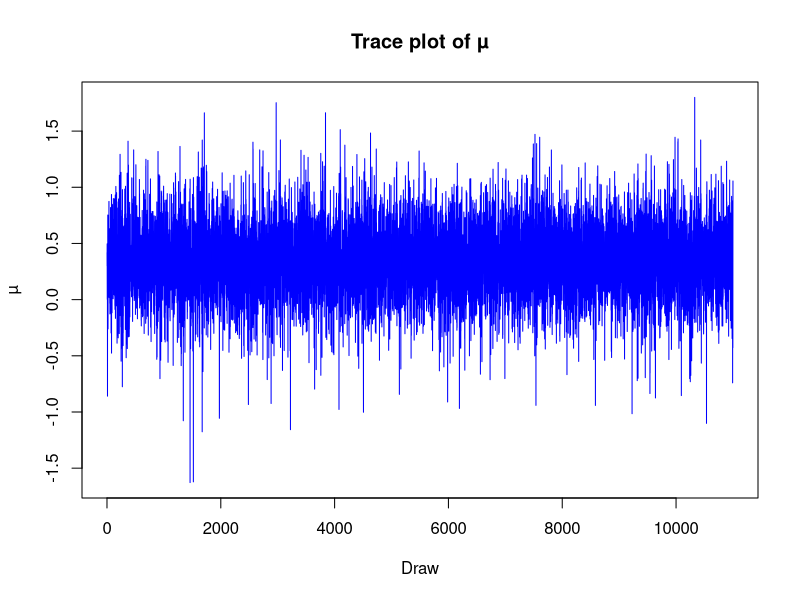

The R source for this figure:
## ---- chunk 1
sampleData <- c(1.6088,-1.4579,0.4502,1.0701,-0.3803,1.1201,0.4199,0.3998,-0.1904,0.3932)
numberOfSimulations <- 11000
numberOfBurnIn <- 1000
initial_mu <- mean(sampleData)
numberOfSample <- length(sampleData)

h_list <- numeric(numberOfSimulations)
mu_list <- numeric(numberOfSimulations)

# Gibbs sampling
for (i in 1:numberOfSimulations) {
  a <- numberOfSample / 2
  
  if (i-1 == 0){
    b <- 1 / (1/2 * sum(sapply(1:numberOfSample, 
                               function(j) (sampleData[j] - initial_mu)^2)))
  } else {
    b <- 1 / (1/2 * sum(sapply(1:numberOfSample, 
                               function(j) (sampleData[j] - mu_list[i-1])^2)))
  }
  
  bar_y <- mean(sampleData)
  
  # draw from Gamma distribution
  h_list[i] <- rgamma(n = 1, shape = a, scale = b)
  
  # draw from Normal distribution
  mu_list[i] <- rnorm(n = 1, mean = bar_y, 
                      sd = sqrt(1/(h_list[i] * numberOfSample)))
}

# Trace plot of µ
serialNumber <- seq(from=1, to=numberOfSimulations, by=1)
plot(serialNumber, mu_list, type='l', col='blue',
     main='Trace plot of µ', xlab='Draw', ylab='µ')

# estimate the posterior probabilities
print('The posterior probabilities are:')
sum_mu_greater_0 <- sum(mu_list[numberOfBurnIn:numberOfSimulations] > 0)
print(paste('Pr(µ > 0 | y) =', sum_mu_greater_0/(numberOfSimulations-numberOfBurnIn)))

sum_mu_less_0 <- sum(mu_list[numberOfBurnIn:numberOfSimulations] < 0)
print(paste('Pr(µ < 0 | y) =', sum_mu_less_0/(numberOfSimulations-numberOfBurnIn)))
## ---- chunk 2

